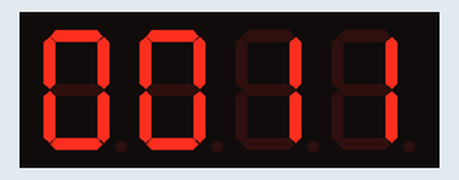
Bench run of a sketch on a simulated Arduino Uno, built with avr-gcc and run on an emulated ATmega328P. Parts: 4-digit seven-segment display. Wiring (inferred from the names in the program): 4-digit 7-segment display, segments lit when LOW: segments pin 4, pin 5, pin 6, pin 7, pin 8, pin 9, pin 10, pin 11; digit selects pin 15, pin 14, pin 13, pin 12. The segment pins are drawn as the display they are named for.

Above: at 0.67 s.
At 5.01 s:
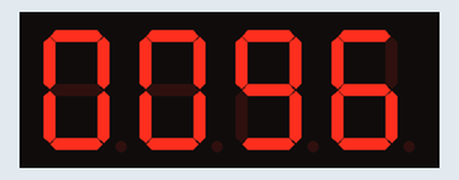
At 9.73 s:
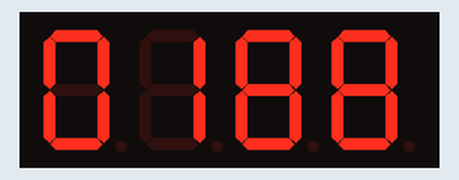
At 20.63 s:
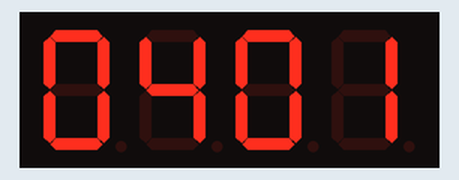
At 29.08 s:
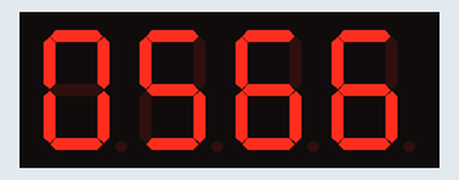
At 39.83 s:
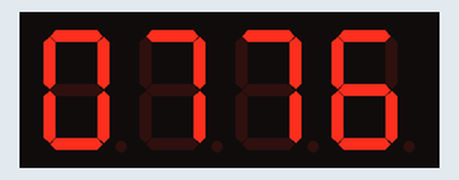

The sketch:

remocon_app.ino
```cpp
#include "gpio.h"
#include "fnd.h"

// FND A,B,C,D,E,F,G,DP
char fnd_pin[8] = {4, 5, 6, 7, 8, 9, 10, 11};
// FND A,B,C,D,E,F,G,DP,Common1,Common2,Common3,Common4
char fnd_pin2[12] = {4, 5, 6, 7, 8, 9, 10, 11, 12, 13, 14, 15};


void setup()
{
  Serial.begin(9600);
  //  pinMode(13, OUTPUT);
  //  pin_mode(13, OUTPUT);

  //  fnd_init_1(fnd_pin, C_CATHODE);
  fnd_init(4, fnd_pin2, C_ANODE);

}
int fndNumber = 0;
unsigned long c_millis = 0;
unsigned long p_millis = 0;

void loop()
{
  c_millis = millis();

  if (c_millis - p_millis > 50)
  {
    p_millis = c_millis;
    if (fndNumber == 10000)fndNumber = 0;
    fndNumber++;
  }
  fnd_num_millis(c_millis, fndNumber);
  //  for (int i = 0; i < 10; i++)
  //  {
  //    fnd_num_2(20 + i);
  //    delay(1000);
  //  }

  //  int in_value = digital_read(2);
  //  Serial.printf("in_value = %d\n", in_value);
  //  delay(100);

  //  //  digitalWrite(13,HIGH);
  //  //  PORTB |= 0x20;
  //  digital_write(13, HIGH);
  //  delay(1000);
  //  //  digitalWrite(13,LOW);
  //  digital_write(13, LOW);
  //  delay(1000);
}
```

I2C.cpp
```cpp
#include "I2C.h"

char scl;
char sda;

void i2c_init(char i2c_scl, char i2c_sda)
{
  scl = i2c_scl;
  sda = i2c_sda;

  pinMode(scl, OUTPUT);
  pinMode(sda, OUTPUT);

  digitalWrite(scl, HIGH);
  digitalWrite(sda, HIGH);


}

void i2c_start()
{
  digitalWrite(scl, HIGH);
  digitalWrite(sda, LOW);
  digitalWrite(scl, LOW);
}

void i2c_stop()
{
  digitalWrite(sda, LOW);
  digitalWrite(scl, HIGH);
  digitalWrite(sda, HIGH);
}

void i2c_ack()
{
  digitalWrite(scl, HIGH);
  digitalWrite(scl, LOW);
}

void i2c_8bit(char data)
{
  for (int i = 0; i < 8; i++)
  {
    if (data & (0x80 >> i))
    {
      digitalWrite(sda, HIGH);
    }
    else {
      digitalWrite(sda, LOW);
    }

    digitalWrite(scl, HIGH);
    digitalWrite(scl, LOW);
  }
}


void i2c_8bit_data_write(char addr, char data)
{
  i2c_start();
  i2c_8bit(addr << 1);
  i2c_ack();

  i2c_8bit(data);
  i2c_ack();
  i2c_stop();
}
```

I2C.h
```cpp
#ifndef I2C_H
#define I2C_H

#include "Arduino.h"

void i2c_init(char scl, char sda);
void i2c_start();
void i2c_stop();
void i2c_ack();
void i2c_8bit(char data);
void i2c_8bit_data_write(char addr, char data);

#endif
```

Modul_74595.cpp
```cpp
#include "Modul_74595.h"

unsigned char clk_pin_74595;
unsigned char data_pin_74595;
unsigned char latch_pin_74595;

unsigned char data_74595 = 0;


void init_74595(unsigned char clk_pin, unsigned char data_pin, unsigned char latch_pin)
{
  clk_pin_74595 = clk_pin;
  data_pin_74595 = data_pin;
  latch_pin_74595 = latch_pin;

  pinMode(clk_pin_74595, OUTPUT);
  pinMode(data_pin_74595, OUTPUT);
  pinMode(latch_pin_74595, OUTPUT);
}

void set_data_74595(unsigned char data)
{
  shift_out(data);
  digitalWrite(latch_pin_74595, HIGH);
  digitalWrite(latch_pin_74595, LOW);
}

void shift_out(unsigned char data)
{
  for (int i = 0; i < 8; i++) {
    if (data & (0x80 >> i)) {
      digitalWrite(data_pin_74595, HIGH);
    }
    else {
      digitalWrite(data_pin_74595, LOW);
    }
    digitalWrite(clk_pin_74595, HIGH);
    digitalWrite(clk_pin_74595, LOW);
  }
}

unsigned long p_millis_74595 = 0;
unsigned long p_micros_74595 = 0;
unsigned char count_74595 = 0;
unsigned char duty_74595 = 1;

void pwm_74595(unsigned long c_millis, unsigned long c_micros, unsigned char pwm_pin, unsigned char cycle_74595)
{
  if (c_micros - p_micros_74595 > 100) {
    p_micros_74595 = c_micros;
    if (count_74595 == 100)
    {
      data_74595 |= 0x01 << pwm_pin;
      set_data_74595(data_74595);
    }
    else if(count_74595 == duty_74595)
    {
      data_74595 &= ~(0x01 << pwm_pin);
      set_data_74595(data_74595);
    }
    count_74595++;
  }
  if(c_millis - p_millis_74595 > cycle_74595){
    p_millis_74595 = c_millis;
    duty_74595++;
    if(duty_74595 == 99)
    {
      duty_74595 = 1;
    }
  }
}

void init_lcd_74595(unsigned char clk_pin, unsigned char data_pin, unsigned char latch_pin)
{
  clk_pin_74595 = clk_pin;
  data_pin_74595 = data_pin;
  latch_pin_74595 = latch_pin;

  pinMode(clk_pin_74595, OUTPUT);
  pinMode(data_pin_74595, OUTPUT);
  pinMode(latch_pin_74595, OUTPUT);

  data_74595 |= 0x01;
  set_data_74595(data_74595);
  data_74595 |= 0x02;
  set_data_74595(data_74595);

  lcd_inst_8bit_74595(0x30);
  lcd_inst_8bit_74595(0x30);
  lcd_inst_8bit_74595(0x30);
  lcd_inst_8bit_74595(0x28);

  lcd_inst_4bit_74595(0x28);
  lcd_inst_4bit_74595(0x06);
  lcd_inst_4bit_74595(0x0c);
  lcd_inst_4bit_74595(0x80);
  lcd_inst_4bit_74595(0x01);

  delay(10);
}

void lcd_inst_4bit_74595(unsigned char inst)
{
  lcd_inst_4bit_high_74595(inst);
  lcd_inst_4bit_low_74595(inst);
}

void lcd_inst_4bit_high_74595(unsigned char inst_high) {
  //RS LOW
  data_74595 &= ~0x01;
  set_data_74595(data_74595);

  data_74595 &= ~0xF0;
  data_74595 |= (inst_high & 0xF0);
  set_data_74595(data_74595);

  data_74595 |= 0x04;
  set_data_74595(data_74595);

  data_74595 &= ~0x04;
  set_data_74595(data_74595);

  data_74595 |= 0x01;
  set_data_74595(data_74595);

  delayMicroseconds(50); // delay 50us
}
void lcd_inst_4bit_low_74595(unsigned char inst_low) {
  //RS LOW
  data_74595 &= ~0x01;
  set_data_74595(data_74595);

  data_74595 &= ~0xF0;
  data_74595 |= ((inst_low & 0x0F) << 4);
  set_data_74595(data_74595);

  data_74595 |= 0x04;
  set_data_74595(data_74595);

  data_74595 &= ~0x04;
  set_data_74595(data_74595);

  data_74595 |= 0x01;
  set_data_74595(data_74595);

  delayMicroseconds(50); // delay 50us
}

//---------------------------------------------------------------------------------

void lcd_data_4bit_74595(unsigned char data)
{
  lcd_data_4bit_high_74595(data);
  lcd_data_4bit_low_74595(data);
}

void lcd_data_4bit_high_74595(unsigned char data_high) {
  data_74595 &= ~0xF0;
  data_74595 |= (data_high & 0xF0);
  set_data_74595(data_74595);

  data_74595 |= 0x04;
  set_data_74595(data_74595);

  data_74595 &= ~0x04;
  set_data_74595(data_74595);

  delayMicroseconds(50); // delay 50us
}
void lcd_data_4bit_low_74595(unsigned char data_low) {
  data_74595 &= ~0xF0;
  data_74595 |= ((data_low & 0x0F) << 4);
  set_data_74595(data_74595);

  data_74595 |= 0x04;
  set_data_74595(data_74595);

  data_74595 &= ~0x04;
  set_data_74595(data_74595);

  delayMicroseconds(50); // delay 50us
}

//---------------------------------------------------------------------------------

  void lcd_inst_8bit_74595(unsigned char inst) {

  data_74595 &= ~0x01;
  set_data_74595(data_74595);

  data_74595 &= ~0xF0;
  data_74595 |= (inst & 0xF0);
  set_data_74595(data_74595);

  data_74595 |= 0x04;
  set_data_74595(data_74595);

  data_74595 &= ~0x04;
  set_data_74595(data_74595);

  data_74595 |= 0x01;
  set_data_74595(data_74595);

  delayMicroseconds(50); // delay 50us
}
```

Modul_74595.h
```cpp
#ifndef MODUL_74595_H
#define MODUL_74595_H

#include "Arduino.h"

void init_74595(char clk_pin, char data_pin, char latch_pin);
void set_data_74595(char data);
void shift_out(char data);
void pwm_74595(unsigned long c_millis, unsigned long c_micros, char pwm_pin, unsigned char cycle_74595);
void init_lcd_74595();
void lcd_inst_4bit_74595(char inst);
void lcd_inst_4bit_high_74595(unsigned char inst_high);
void lcd_inst_4bit_low_74595(unsigned char inst_low);
void lcd_data_4bit_74595(char data);
void lcd_data_4bit_high_74595(unsigned char data_high);
void lcd_data_4bit_low_74595(unsigned char data_low);
void lcd_inst_8bit_74595(unsigned char inst);

#endif
```

exti.cpp
```cpp
#include "exti.h"

void (*isr_func_ptr_0)();
void (*isr_func_ptr_1)();

void exti_init(char int_num, char mode, void (*isr_ptr)())
{
  char int_pin_num = 2 + int_num;

  if (int_num == 0)
    isr_func_ptr_0 = isr_ptr;
  else if (int_num == 1)
    isr_func_ptr_1 = isr_ptr;
  else {
    Serial.println("Please use 0 or 1 interrupt number !!");
    return;
  }


  //pinMode(int_pin_num, INPUT);
  DDRD &= ~(0x01 << int_pin_num);

  //attachInterrupt(0, remoconISR, FALLING);
  EICRA |= mode << (int_num * 2);
  EIMSK |= 0x01 << int_num;
}

SIGNAL(INT0_vect)
{
  isr_func_ptr_0();
}
SIGNAL(INT1_vect)
{
  isr_func_ptr_1();
}
```

exti.h
```cpp
#ifndef EXTI_H
#define EXTI_H

#include "Arduino.h"

#define EXTI_CHANGE 0x01
#define EXTI_FALLING 0x02
#define EXTI_RISING 0x03

void exti_init(char int_num, char mode, void (*isr_ptr)());

#endif
```

fnd.cpp
```cpp
#include "fnd.h"
#include "gpio.h"

unsigned char fnd_number[10][8] = {
  {1, 1, 1, 1, 1, 1, 0, 0}, // 0
  {0, 1, 1, 0, 0, 0, 0, 0}, // 1
  {1, 1, 0, 1, 1, 0, 1, 0}, // 2
  {1, 1, 1, 1, 0, 0, 1, 0}, // 3
  {0, 1, 1, 0, 0, 1, 1, 0}, // 4
  {1, 0, 1, 1, 0, 1, 1, 0}, // 5
  {1, 0, 1, 1, 1, 1, 1, 0}, // 6
  {1, 1, 1, 0, 0, 0, 0, 0}, // 7
  {1, 1, 1, 1, 1, 1, 1, 0}, // 8
  {1, 1, 1, 1, 0, 1, 1, 0}  // 9
};

char fnd_pin_num[8];
char common_pin[4];
char fndCount = 0;
char c_anode_cathode = 0;
char current_digit = 0;
char digit_num[4];

void fnd_init_1(char *fnd_pin, char common)
{
  c_anode_cathode = common;
  for (int i = 0; i < 8; i++)
  {
    pin_mode(fnd_pin[i], OUTPUT);
    fnd_pin_num[i] = fnd_pin[i];
  }
}

void fnd_num_1(char num)
{
  for (int i = 0; i < 8; i++)
  {
    if (c_anode_cathode == C_CATHODE)
      digital_write(fnd_pin_num[i], fnd_number[num][i]);
    else
      digital_write(fnd_pin_num[i], fnd_number[num][i]);
  }
}

//--------------------------------------------------------------

void fnd_init_2(char fnd_count, char *fnd_pin, char common)
{
  c_anode_cathode = common;
  fndCount = fnd_count;
  for (int i = 0; i < 8; i++)
  {
    pin_mode(fnd_pin[i], OUTPUT);
    fnd_pin_num[i] = fnd_pin[i];
  }

  for (int i = 0; i < fnd_count; i++)
  {
    pin_mode(fnd_pin[i + 8], OUTPUT);
    common_pin[i] = fnd_pin[i + 8];
  }
}

// 1. all power off
// 2. 오른쪽 숫자 입력
// 3. 오른쪽 power on
// 4. delay

void fnd_num_2(int num)
{
  // 1. all power off
  for (int i = 0; i < fndCount; i++)
  {
    digital_write(common_pin[i], LOW);
  }

  // 2. 오른쪽 숫자 입력
  char num_1 = num % 10;
  for (int i = 0; i < 8; i++)
  {
    if (c_anode_cathode == C_CATHODE)
      digital_write(fnd_pin_num[i], fnd_number[num_1][i]);
    else
      digital_write(fnd_pin_num[i], !fnd_number[num_1][i]);
  }

  // 3. 오른쪽 power on
  digital_write(common_pin[0], HIGH);

  // 4. delay 10ms
  delay(10);

  //------------------------------------------------------------------------

  // 1. all power off
  for (int i = 0; i < fndCount; i++)
  {
    digital_write(common_pin[i], LOW);
  }

  // 2. 왼쪽 숫자 입력
  char num_10 = num / 10 % 10;
  for (int i = 0; i < 8; i++)
  {
    if (c_anode_cathode == C_CATHODE)
      digital_write(fnd_pin_num[i], fnd_number[num_10][i]);
    else
      digital_write(fnd_pin_num[i], !fnd_number[num_10][i]);
  }

  // 3. 왼쪽 power on
  digital_write(common_pin[1], HIGH);

  // 4. delay 10ms
  delay(10);
}

//--------------------------------------------------------------

void fnd_init(char fnd_count, char *fnd_pin, char common)
{
  c_anode_cathode = common;
  fndCount = fnd_count;
  for (int i = 0; i < 8; i++)
  {
    pin_mode(fnd_pin[i], OUTPUT);
    fnd_pin_num[i] = fnd_pin[i];
  }

  for (int i = 0; i < fnd_count; i++)
  {
    pin_mode(fnd_pin[i + 8], OUTPUT);
    common_pin[i] = fnd_pin[i + 8];
  }
}

// 1. all power off
// 2. 오른쪽 숫자 입력
// 3. 오른쪽 power on
// 4. delay

void fnd_num(int num)
{
  // 1. all power off
  for (int i = 0; i < fndCount; i++)
  {
    digital_write(common_pin[i], LOW);
  }

  // 2. 오른쪽 숫자 입력
  digit_num[0] = num % 10;
  digit_num[1] = num / 10 % 10;
  digit_num[2] = num / 100 % 10;
  digit_num[3] = num / 1000 % 10;

  for (int i = 0; i < 8; i++)
  {
    if (c_anode_cathode == C_CATHODE)
      digital_write(fnd_pin_num[i], fnd_number[digit_num[current_digit]][i]);
    else
      digital_write(fnd_pin_num[i], !fnd_number[digit_num[current_digit]][i]);
  }

  // 3. 오른쪽 power on
  digital_write(common_pin[current_digit], HIGH);

  if (++current_digit == 4)
    current_digit = 0;

  // 4. delay 10ms
  delay(10 / fndCount);
}

unsigned long previous_millis = 0;
void fnd_num_millis(unsigned long current_millis, int num)
{
  if ((current_millis - previous_millis) > (10 / fndCount))
  {
    previous_millis = current_millis;
    // 1. all power off
    for (int i = 0; i < fndCount; i++)
    {
      digital_write(common_pin[i], LOW);
    }

    // 2. 오른쪽 숫자 입력
    if (fndCount >= 1)digit_num[0] = num % 10;
    if (fndCount >= 2)digit_num[1] = num / 10 % 10;
    if (fndCount >= 3)digit_num[2] = num / 100 % 10;
    if (fndCount >= 4)digit_num[3] = num / 1000;

    for (int i = 0; i < 8; i++)
    {
      if (c_anode_cathode == C_CATHODE)
        digital_write(fnd_pin_num[i], fnd_number[digit_num[current_digit]][i]);
      else
        digital_write(fnd_pin_num[i], !fnd_number[digit_num[current_digit]][i]);
    }

    // 3. 오른쪽 power on
    digital_write(common_pin[current_digit], HIGH);

    if (++current_digit == fndCount)
      current_digit = 0;

    //  // 4. delay 10ms
    //  delay(10 / fndCount);
  }
}
```

fnd.h
```cpp
#ifndef FND_H
#define FND_H

#define C_ANODE   0
#define C_CATHODE 1


#include "Arduino.h"

void fnd_init_1(char *fnd_pin, char common);
void fnd_num_1(char num);
void fnd_init_2(char fnd_count, char *fnd_pin, char common);
void fnd_num_2(int num);
void fnd_init(char fnd_count, char *fnd_pin, char common);
void fnd_num(int num);
void fnd_num_millis(unsigned long current_millis, int num);

#endif
```

pcf8573.cpp
```cpp
//#include "i2c.h"
//
//char char_lcd_8bit_data = 0;
//char char_lcd_8bit_inst = 0;
//
//
//void char_lcd_init()
//{
//  // RS low
//  char_lcd_8bit_data = 0;
//  i2c_byte_write(0x27, char_lcd_8bit_data);
//
//  // RW low
//  char_lcd_8bit_data &= ~(0x01 << 1);
//  i2c_byte_write(0x27, char_lcd_8bit_data);
//
//  // data 8bit
//  char_lcd_8bit_data |= 0x30;
//  i2c_byte_write(0x27, char_lcd_8bit_data);
//
//  // E high
//  char_lcd_8bit_data |= (0x01 << 2);
//  i2c_byte_write(0x27, char_lcd_8bit_data);
//
//  // E low
//  char_lcd_8bit_data &= ~(0x01 << 2);
//  i2c_byte_write(0x27, char_lcd_8bit_data);
//
//  // RS high
//  char_lcd_8bit_data |= (0x01 << 0);
//  i2c_byte_write(0x27, char_lcd_8bit_data);
//
//  // RW high
//  char_lcd_8bit_data |= (0x01 << 1);
//  i2c_byte_write(0x27, char_lcd_8bit_data);
//}
```

remocon.cpp
```cpp
#include "remocon.h"

char rem_8bit_data[21][8] = {

  {0, 1, 1, 0, 1, 0, 0, 0}, // 0

  {0, 0, 1, 1, 0, 0, 0, 0}, // 1

  {0, 0, 0, 1, 1, 0, 0, 0}, // 2

  {0, 1, 1, 1, 1, 0, 1, 0}, // 3

  {0, 0, 0, 1, 0, 0, 0, 0}, // 4

  {0, 0, 1, 1, 1, 0, 0, 0}, // 5

  {0, 1, 0, 1, 1, 0, 1, 0}, // 6

  {0, 1, 0, 0, 0, 0, 1, 0}, // 7

  {0, 1, 0, 0, 1, 0, 1, 0}, // 8

  {0, 1, 0, 1, 0, 0, 1, 0}, // 9

  {1, 0, 0, 1, 1, 0, 0, 0}, // 100+

  {1, 0, 1, 1, 0, 0, 0, 0}, // 200+

  {1, 1, 1, 0, 0, 0, 0, 0}, // -

  {1, 1, 0, 1, 0, 1, 0, 0}, // +

  {1, 0, 0, 1, 0, 0, 0, 0}, // EQ

  {0, 0, 1, 0, 0, 0, 1, 0}, // PREV

  {1, 1, 0, 0, 0, 1, 0, 1}, // NEXT

  {1, 1, 0, 0, 0, 0, 1, 0}, // PLAY/PAUSE

  {1, 1, 1, 1, 1, 1, 1, 1}, // CH-

  {1, 1, 1, 1, 1, 1, 1, 0}, // CH

  {1, 1, 1, 0, 0, 0, 1, 0} // CH+

};

unsigned long int_time[40];
int diff_time[33];
char rem_int_count = 0;
char rem_bit[32];
char remocon_num = 0x00;
int remocon_finish_flag = 0;

void remocon_init(char int_pin)
{
  exti_init(int_pin - 2, EXTI_FALLING, myISR);

  //pinMode(2, INPUT);
  //DDRD &= ~(0x01 << int_pin);

  //attachInterrupt(0, remoconISR, FALLING);
  //EICRA = 0x02 << (int_pin - 2) * 2; //FALLING 인터럽트
  //EIMSK = 0x01 << (int_pin - 2); // 인터럽트 0번 : arduino pin 2번
}


void remocon_proc()
{

}

//void remoconISR()
//SIGNAL(INT0_vect)
void myISR()
{
  int_time[rem_int_count] = micros();
  if (rem_int_count > 0)
  {
    if ((int_time[rem_int_count] - int_time[rem_int_count - 1]) > 13000 && (int_time[rem_int_count] - int_time[rem_int_count - 1]) < 14000)
    {
      rem_int_count = 1;
      //Serial.println("Lead Code");
    }
    else if ((int_time[rem_int_count] - int_time[rem_int_count - 1]) > 11000 && (int_time[rem_int_count] - int_time[rem_int_count - 1]) < 12000)
    {
      Serial.println("R");
    }

    diff_time[rem_int_count - 1] = int_time[rem_int_count] - int_time[rem_int_count - 1];
  }

  rem_int_count++;
  if (rem_int_count == 34)
  {
    rem_int_count = 0;

    for (int i = 0; i < 32; i++)
    {
      if (diff_time[i + 1] > 1000 && diff_time[i + 1] < 1500)
      {
        rem_bit[i] = 0;
      }
      else if (diff_time[i + 1] > 2000 && diff_time[i + 1] < 2500) {
        rem_bit[i] = 1;
      }
      //Serial.println(diff_time[i + 1]);
    }


    /*for (int i = 0; i < 32; i++)
      {
      Serial.print(int(rem_bit[i]));
      }
      Serial.println();*/

    remocon_num = 0x00;
    for (int j = 0; j < 21; j++)
    {
      int count = 0;
      for (int i = 0; i < 8; i++)
      {
        if (rem_bit[i + 16] == rem_8bit_data[j][i]) count++;

      }
      if (count == 8) {
        remocon_num = j + 0x30;
        remocon_finish_flag = 1;
        //Serial.print("Data : ");
        //Serial.println(remocon_num);
        break;
      }
    }
  }
}

void int_callback_flag_clear()
{
  remocon_finish_flag = 0;
}

char remocon_callback(char *rem_number)
{
  *rem_number = remocon_num;
  return remocon_finish_flag;
}
```

remocon.h
```cpp
#ifndef REMOCON_H
#define REMOCON_H

#include "Arduino.h"
#include "exti.h"

void remocon_init(char int_pin);
//void remoconISR();
void remocon_proc();
void int_callback_flag_clear();
char remocon_callback(char *rem_number);
void myISR();

#endif
```

ultrasonic.cpp
```cpp
#include "ultrasonic.h"
#include "exti.h"

char trig_pin_num = 0;
char echo_pin_num = 0;
char ultrasonic_finish_flag = 0;
float measured_distance = 0;

void ultrasonic_init(char int_pin_num, char trigger_pin_num)
{
  trig_pin_num = trigger_pin_num;
  echo_pin_num = int_pin_num;
  pinMode(trigger_pin_num, OUTPUT);
  exti_init(int_pin_num - 2, EXTI_CHANGE, ultrasonic_ISR);
}

char ultrasonic_callback(float *distance)
{
  *distance = measured_distance;
  return ultrasonic_finish_flag;
}

void ultrasonic_callback_flag_clear()
{
  ultrasonic_finish_flag = 0;
}

void ultrasonic_trigger()
{
  digitalWrite(trig_pin_num, HIGH);
  delayMicroseconds(10);
  digitalWrite(trig_pin_num, LOW);
}

void ultrasonic_ISR()
{
  static unsigned long echo_time = 0;
  static unsigned int diff_time = 0;

  if(digitalRead(echo_pin_num)){ //rising edge
    echo_time = micros();
  }
  else{
    diff_time = micros() - echo_time;
    measured_distance = diff_time * 0.017;
    ultrasonic_finish_flag = 1;
  }
}
```

ultrasonic.h
```cpp
#ifndef ULTRASONIC_H
#define ULTRASONIC_H

void ultrasonic_init(char int_pin_num, char trigger_pin_num);
char ultrasonic_callback(float *distance);
void ultrasonic_callback_flag_clear();
void ultrasonic_trigger();
void ultrasonic_ISR();

#endif
```

Source omitted: char_lcd.cpp (3429 bytes), char_lcd.h (566 bytes), pcf8574_lcd.cpp (4216 bytes), pcf8574_lcd.h (603 bytes), gpio.cpp (1740 bytes), gpio.h (187 bytes)
